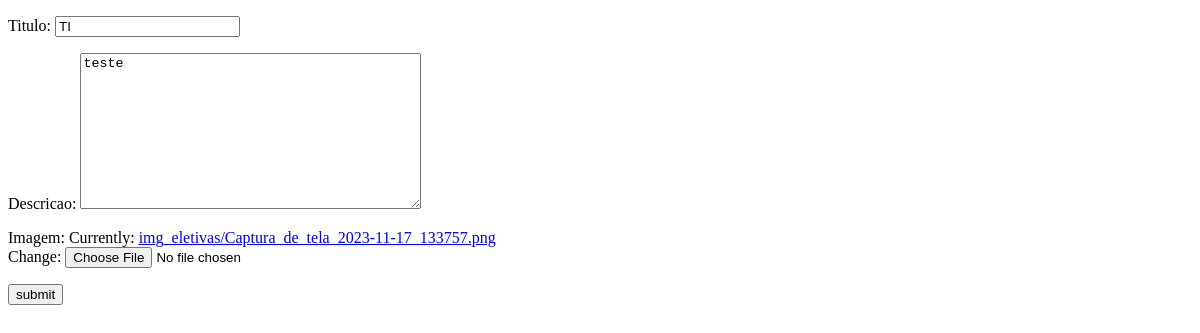
The page /update_eletiva/22 (signed in) on the database as committed earlier.
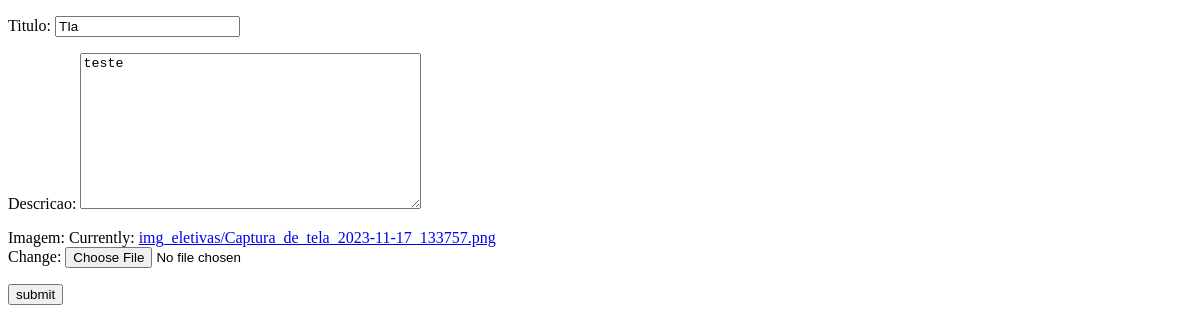
The same page on the database as committed later.
### Aplicativo/models.py (models this page shows)
class Eletivas(models.Model):
    titulo = models.CharField(max_length=50)
    descricao = models.TextField(max_length=150)
    imagem = models.ImageField(upload_to="img_eletivas/")
    link = models.URLField(max_length=100, null=True, blank=False)

### Aplicativo/views.py (the view)
# urls.py: path('update_eletiva/<int:id>',update_eletiva,name='update_eletiva'),
def update_eletiva(request,id):
    if verificar_se_o_usuario_pode_realizar_a_acao_equisitada(request,'atualizar') == True:
        return redirect(retornar_index)
    else:
        eletiva = get_object_or_404(Eletivas, id=id)
        eletiva_1 = str(eletiva.titulo)
        if request.method == 'POST':
            form = UpdateEletiva(request.POST,request.FILES,instance=eletiva)
            if form.is_valid():
                if form.cleaned_data.get('titulo') != eletiva_1:
                    professores = Professores.objects.filter(eletiva=eletiva_1)
                    alunos = Alunos.objects.filter(eletiva=eletiva_1)
                    if len(professores) != 0:
                        prof_atualizar = Professores.objects.filter(eletiva=eletiva_1)
                        for professor in prof_atualizar:
                            professor.eletiva = form.cleaned_data.get('titulo')
                            professor.save()
                    if len(alunos) != 0:
                        alunos = Alunos.objects.filter(eletiva=eletiva_1)
                        for aluno in alunos:
                            aluno.eletiva = form.cleaned_data.get('titulo')
                            aluno.save()
                form.save()
                return redirect(eletivas)
            else:
                dados = {}
                dados['eletiva'] = Eletivas.objects.values().get(id=id)
                dados['modo'] = "update"
                messages.info(request,'Dados inválidos')
                return render(request,'eletiva/addeletiva.html',dados)
        else:
            dados = dados_universsais.copy()
            dados['eletiva'] = Eletivas.objects.values().get(id=id)
            dados['modo'] = "update"
            dados['form'] = UpdateEletiva(instance=eletiva)
            return render(request,'eletiva/addeletiva.html',dados)

### Aplicativo/forms.py
class UpdateEletiva(forms.ModelForm):
    class Meta:
        model = Eletivas
        fields = ['titulo', 'descricao', 'imagem']

### Aplicativo/views.py (called while the page is built)
def verificar_se_o_usuario_pode_realizar_a_acao_equisitada(request,acao):
    user = request.session['user']
    if user == None:
        return True
    elif user == 'admin':
        if acao in request.session['lista_de_acoes']:
            return False
        else:
            return True
    elif user == 'ADMIN':
        return False
    else:
        return True

### Aplicativo/templates/eletiva/addeletiva.html (shortened to what this page needs)
<!DOCTYPE html>
<html lang="en">
<head>
</head>
<body>
    {% if modo == "update" %}
    <form action="{{update_eletiva}}" method="post"  enctype="multipart/form-data">
        {{form.as_p}}
        <input type="submit" value="submit">
    </form>
    {% else %}
    <form action="{% url 'add-eletiva' %}" method="post"  enctype="multipart/form-data">
        {% csrf_token %}
       {{form.as_p}}
        <input type="submit" value="submit">
    </form>
    {% endif %}
</body>
</html>

Rows that differ between the two databases and show on the page:
changed Eletivas "teste": titulo "TI" → "TIa"
